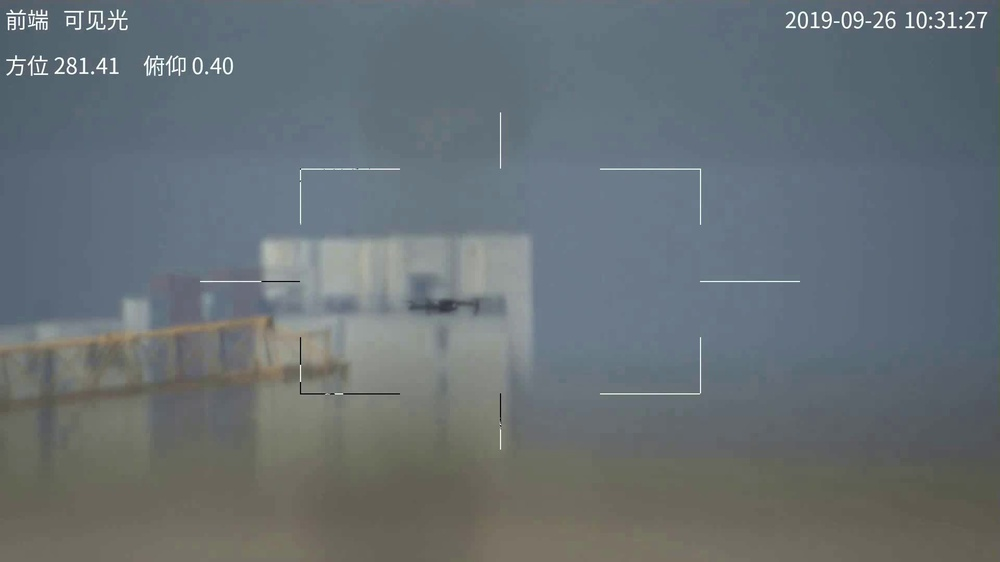
#> input picture gui/anti_uav_sample.jpg, 1000 x 562 px, shrunk from 1920 x 1080 before the run
$ python -i preprocess_cctv.py   (imports and definitions only)   (older library calls are emulated)
#> lines starting #> are read from the running program, lines starting #| are printed output that depends on the picture
#> further down, picture is the input picture: shape (562, 1000, 3); mean B, G, R 116.9, 112.3, 103.6
"""
preprocess_cctv.py — Named OpenCV preprocessing transforms for CCTV-to-phone bridging.

All transforms operate on BGR uint8 ndarrays and return BGR uint8 ndarrays.
All are deterministic and run in 1–10 ms per frame.

Usage:
    from preprocess_cctv import apply, VARIANT_NAMES
    frame_out = apply(frame_bgr, "clahe_unsharp_2_10")
"""

from __future__ import annotations
import cv2
import numpy as np


# ── Primitives ────────────────────────────────────────────────────────────────

def _unsharp(bgr: np.ndarray, amount: float, sigma: float) -> np.ndarray:
    blur = cv2.GaussianBlur(bgr, (0, 0), sigma)
    return cv2.addWeighted(bgr, 1.0 + amount, blur, -amount, 0)


# [17 lines left out: functions _clahe, _gamma, _saturation, not called in this run]


def _bilateral(bgr: np.ndarray) -> np.ndarray:
    return cv2.bilateralFilter(bgr, d=5, sigmaColor=50, sigmaSpace=50)


def _nlm(bgr: np.ndarray) -> np.ndarray:
    return cv2.fastNlMeansDenoisingColored(bgr, None, h=5, hColor=5,
                                            templateWindowSize=7, searchWindowSize=21)


def _laplacian(bgr: np.ndarray) -> np.ndarray:
    lap = cv2.Laplacian(cv2.cvtColor(bgr, cv2.COLOR_BGR2GRAY), cv2.CV_64F)
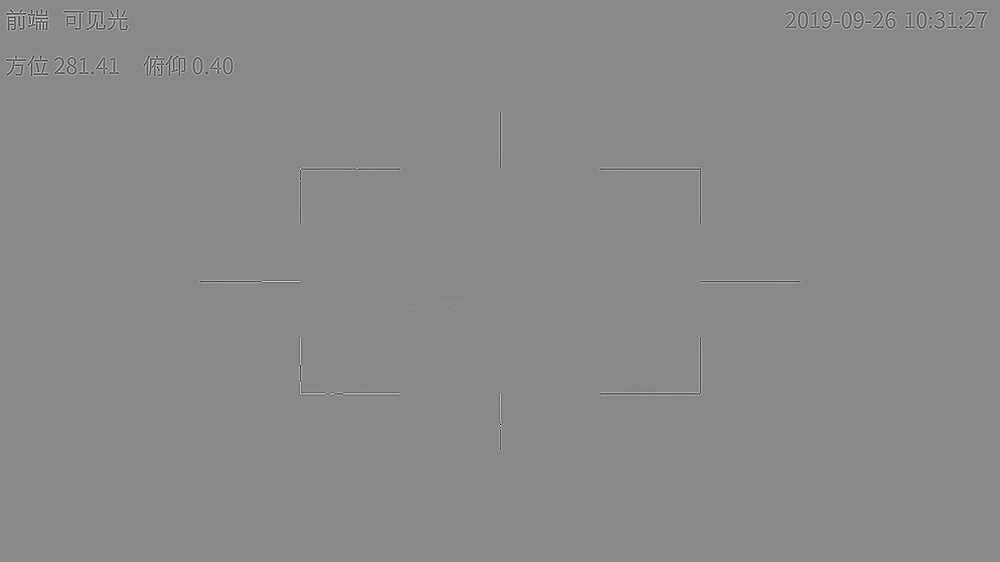
#> lap: shape (562, 1000) float64; min -474, max 405, mean 0; drawn with min black and max white
    lap = np.clip(np.abs(lap), 0, 255).astype(np.uint8)
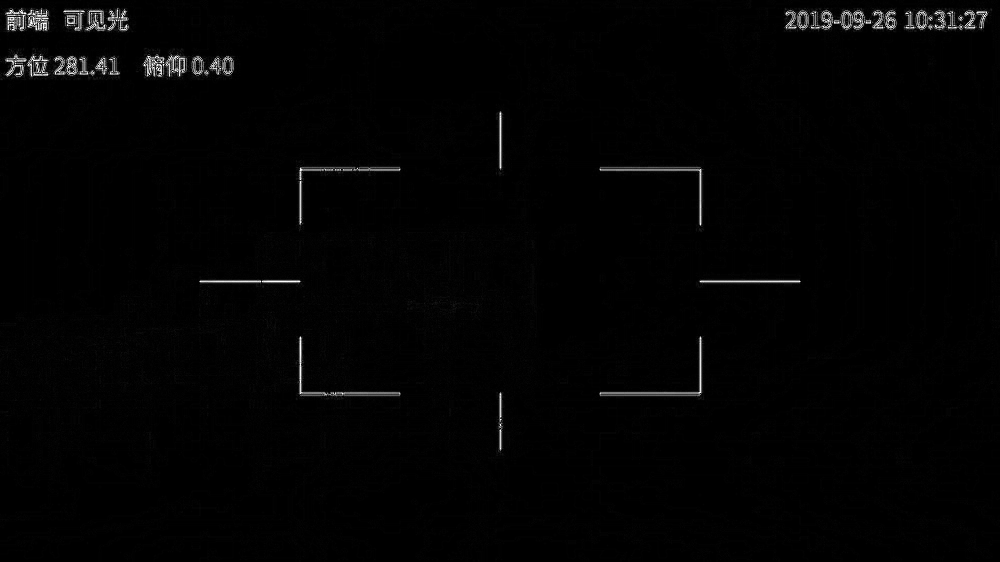
#> lap: shape (562, 1000); min 0, max 255, mean 3
    lap_bgr = cv2.cvtColor(lap, cv2.COLOR_GRAY2BGR)
    return cv2.addWeighted(bgr, 1.0, lap_bgr, 0.5, 0)


# ── Named transforms ──────────────────────────────────────────────────────────

def _none(f):             return f
def _unsharp_05(f):       return _unsharp(f, 0.5, 1.0)
def _unsharp_10(f):       return _unsharp(f, 1.0, 1.0)
def _unsharp_15(f):       return _unsharp(f, 1.5, 1.0)
def _laplacian_fn(f):     return _laplacian(f)
def _clahe_2_8(f):        return _clahe(f, 2.0, 8)
def _clahe_3_8(f):        return _clahe(f, 3.0, 8)
def _clahe_4_8(f):        return _clahe(f, 4.0, 8)
def _clahe_2_16(f):       return _clahe(f, 2.0, 16)
def _c2u10(f):            return _unsharp(_clahe(f, 2.0, 8), 1.0, 1.0)
def _c3u10(f):            return _unsharp(_clahe(f, 3.0, 8), 1.0, 1.0)
def _c4u15(f):            return _unsharp(_clahe(f, 4.0, 8), 1.5, 1.0)
def _bil_u(f):            return _unsharp(_bilateral(f), 1.0, 1.0)
def _nlm_u(f):            return _unsharp(_nlm(f), 1.0, 1.0)
def _g08cu(f):            return _unsharp(_clahe(_gamma(f, 0.8), 2.0, 8), 1.0, 1.0)
def _g12cu(f):            return _unsharp(_clahe(_gamma(f, 1.2), 2.0, 8), 1.0, 1.0)
def _full(f):             return _gamma(_unsharp(_clahe(_bilateral(f), 2.0, 8), 1.0, 1.0), 0.85)
def _sat13(f):            return _saturation(f, 1.3)
def _sat_cu(f):           return _saturation(_unsharp(_clahe(f, 2.0, 8), 1.0, 1.0), 1.3)


# Ordered by expected impact (best guesses first; saturation last / low expectation)
VARIANTS: list[tuple[str, callable]] = [
    ("none",                    _none),
    ("clahe_unsharp_2_10",      _c2u10),
    ("clahe_unsharp_3_10",      _c3u10),
    ("clahe_unsharp_4_15",      _c4u15),
    ("unsharp_10",              _unsharp_10),
    ("unsharp_05",              _unsharp_05),
    ("unsharp_15",              _unsharp_15),
    ("clahe_2_8",               _clahe_2_8),
    ("clahe_3_8",               _clahe_3_8),
    ("clahe_4_8",               _clahe_4_8),
    ("clahe_2_16",              _clahe_2_16),
    ("gamma_08_clahe_unsharp",  _g08cu),
    ("gamma_12_clahe_unsharp",  _g12cu),
    ("full_kitchen_sink",       _full),
    ("bilateral_unsharp",       _bil_u),
    ("nlm_unsharp",             _nlm_u),
    ("laplacian",               _laplacian_fn),
    ("saturation_13",           _sat13),
    ("saturation_clahe_unsharp",_sat_cu),
]

VARIANT_NAMES = [name for name, _ in VARIANTS]
_DISPATCH = {name: fn for name, fn in VARIANTS}


# [6 lines left out: function apply, not called in this run]

>>> import cv2
>>> picture = cv2.imread('../gui/anti_uav_sample.jpg')
>>> result = _laplacian(picture)

$ run again, on gui/pair40_ir.jpg
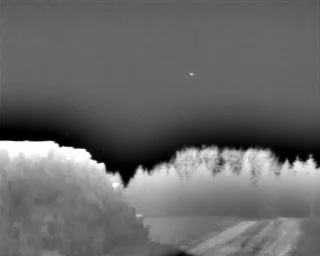
#> input picture gui/pair40_ir.jpg, 320 x 256 px
#> picture is the input picture: shape (256, 320, 3); min 0, max 255, mean 104.7
#> in _laplacian, `lap = cv2.Laplacian(cv2.cvtColor(bgr, cv2.COLOR_BGR2GRAY), cv2.CV_64F)`:
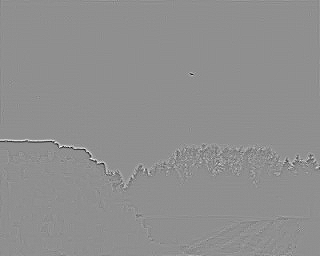
#> lap: shape (256, 320) float64; min -238, max 185, mean 0; drawn with min black and max white
#> in _laplacian, `lap = np.clip(np.abs(lap), 0, 255).astype(np.uint8)`:
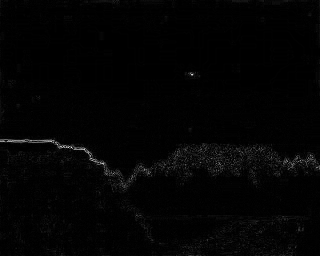
#> lap: shape (256, 320); min 0, max 238, mean 3.5
